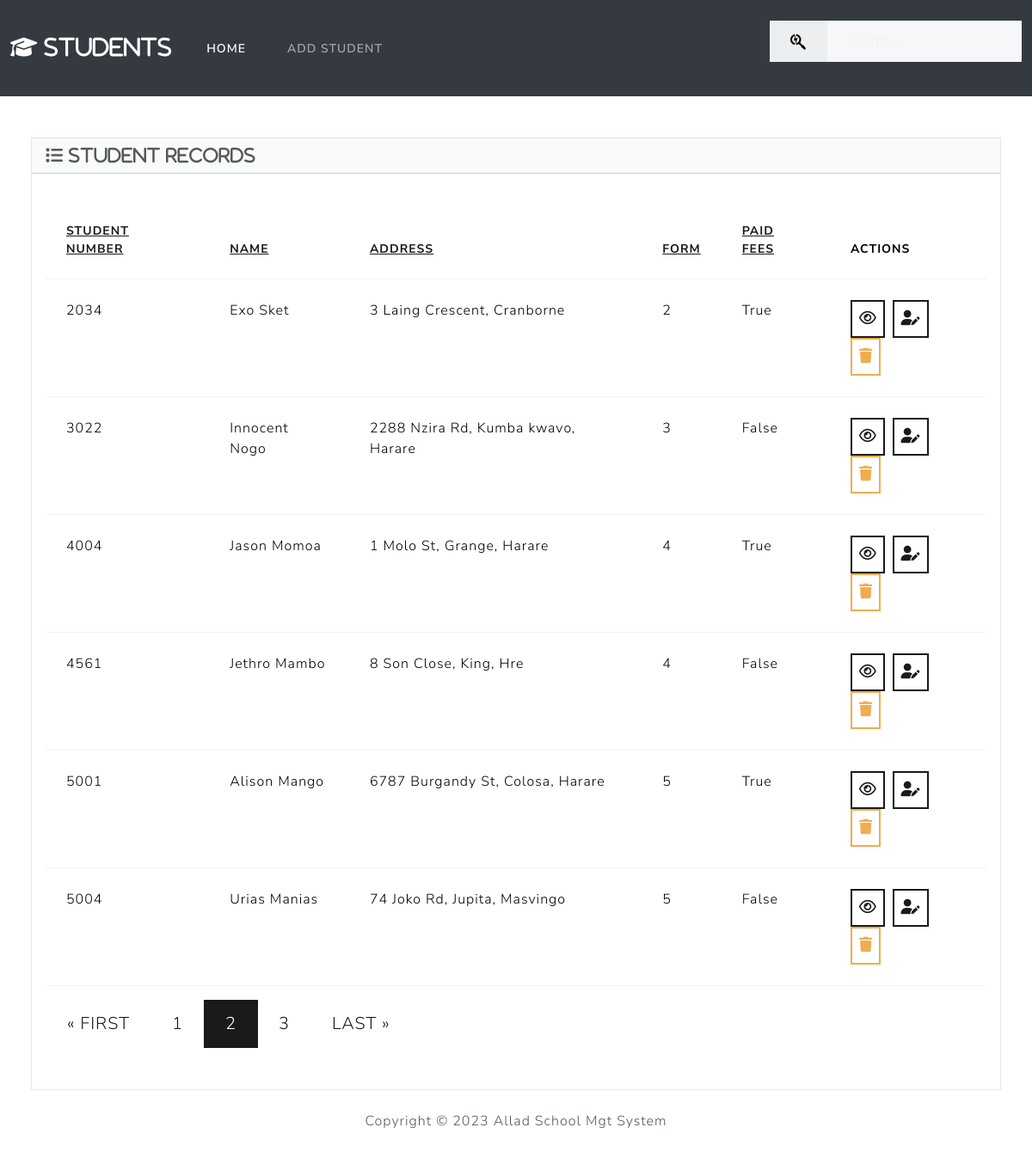
Screenshot of /?page=2 with the database file from the repository.
### students/models.py (models this page shows, shortened)
class Student(models.Model):
    student_number = models.PositiveIntegerField(unique=True)
    first_name = models.CharField(max_length=50)
    last_name = models.CharField(max_length=50)
    address = models.CharField(max_length=200)
    form = models.CharField(max_length=50)
    paidFees = models.BooleanField(default=False)

### students/views.py (the view)
# urls.py: path('',views.index, name='index'),
def index(request):
    sort_by = request.GET.get('sort_by', 'student_number')  # Default sort is by 'student_number'
    student_list = Student.objects.all().order_by(sort_by)
    paginator = Paginator(student_list, 6)  # Show 6 students per page.
    page_number = request.GET.get('page')
    students = paginator.get_page(page_number)
    return render(request, 'students/index.html', {'students': students})

### students/templates/students/index.html (shortened to what this page needs)
{% extends "students/base.html" %}
{% block body %}
  <div class="row">
      <div class="col-12">
      {% if students %}
          <div class="card bg-light ms-4 me-4 mb-4">
              <div class="card-header">
                  <i class="fa-solid fa-list fa-lg"> Student Records</i>
              </div>
              <div class="card-body">
                  <p class="card-text">
                      <div class="table-responsive">
                          <table class="table table-hover">
                              <thead>
                                <tr>
                                <th scope="col"><a href="?sort_by=student_number">Student Number</a></th>
                                <th scope="col"><a href="?sort_by=first_name"> Name</a></th>
                                <th scope="col"><a href="?sort_by=address">Address</a></th>
                                <th scope="col"><a href="?sort_by=form">Form</a></th>
                                <th scope="col"><a href="?sort_by=paidFees">Paid Fees</a></th>
                                <th scope="col">Actions</th>
                                </tr>
                              </thead>
                              <tbody>
                              {% for student in students %}
                                <tr>
                                  <td>{{ student.student_number }}</td>
                                  <td>{{ student.first_name }} {{ student.last_name }}</td>
                                  <td>{{ student.address }}</td>
                                  <td>{{ student.form }}</td>
                                  <td>{{ student.paidFees }}</td>
                                  <td>
                                    <button type="button" class="btn btn-outline-primary me-1 p-2" href="{% url 'view_student' student.id %}" data-toggle="modal" data-target="#view{{student.id}}">
                                    </button>
                                    <a class="btn btn-outline-primary me-1 p-2" href="{% url 'edit' student.id %}">
                                    </a>
                                    <button type="button" class="btn btn-outline-warning p-2" href="{% url 'delete' student.id %}" data-toggle="modal" data-target="#delete{{student.id}}">
                                    </button>
                                  </td>
                                </tr>
                                {% endfor %}
                              </tbody>
                          </table>
                          <div>
                            <ul class="pagination pagination-lg">
                                {% if students.has_previous %}
                                    <li class="page-item">
                                        <a class="page-link" href="?page=1">« FIRST</a>
                                    </li>
                                {% else %}
                                    <li class="page-item disabled">
                                        <a class="page-link" href="#">«</a>
                                    </li>
                                {% endif %}
                                {% for i in students.paginator.page_range %}
                                    {% if students.number == i %}
                                        <li class="page-item active">
                                            <a class="page-link" href="#">{{ i }}</a>
                                        </li>
                                    {% else %}
                                        <li class="page-item">
                                            <a class="page-link" href="?page={{ i }}">{{ i }}</a>
                                        </li>
                                    {% endif %}
                                {% endfor %}
                                {% if students.has_next %}
                                    <li class="page-item">
                                        <a class="page-link" href="?page={{ students.paginator.num_pages }}">LAST »</a>
                                    </li>
                                {% else %}
                                    <li class="page-item disabled">
                                        <a class="page-link" href="#">END</a>
                                    </li>
                                {% endif %}
                            </ul>
                        </div>
                      </div>
                  </p>
              </div>
          </div>
      {% else %}
          <h5 class="alert alert-primary ms-4 me-4">No Student Records Found</h5>
      {% endif %}
      </div>
  </div>
{% endblock %}

### rows the page displays
Student: student_number "2034", first_name "Exo", last_name "Sket", address "3 Laing Crescent, Cranborne", form "2", paidFees "True"
Student: student_number "3022", first_name "Innocent", last_name "Nogo", address "2288 Nzira Rd, Kumba kwavo, Harare", form "3", paidFees "False"
Student: student_number "4004", first_name "Jason", last_name "Momoa", address "1 Molo St, Grange, Harare", form "4", paidFees "True"
Student: student_number "4561", first_name "Jethro", last_name "Mambo", address "8 Son Close, King, Hre", form "4", paidFees "False"
Student: student_number "5001", first_name "Alison", last_name "Mango", address "6787 Burgandy St, Colosa, Harare", form "5", paidFees "True"
Student: student_number "5004", first_name "Urias", last_name "Manias", address "74 Joko Rd, Jupita, Masvingo", form "5", paidFees "False"

### other values shown
{{ i }} "1" "3"
{{ i }} "2"
